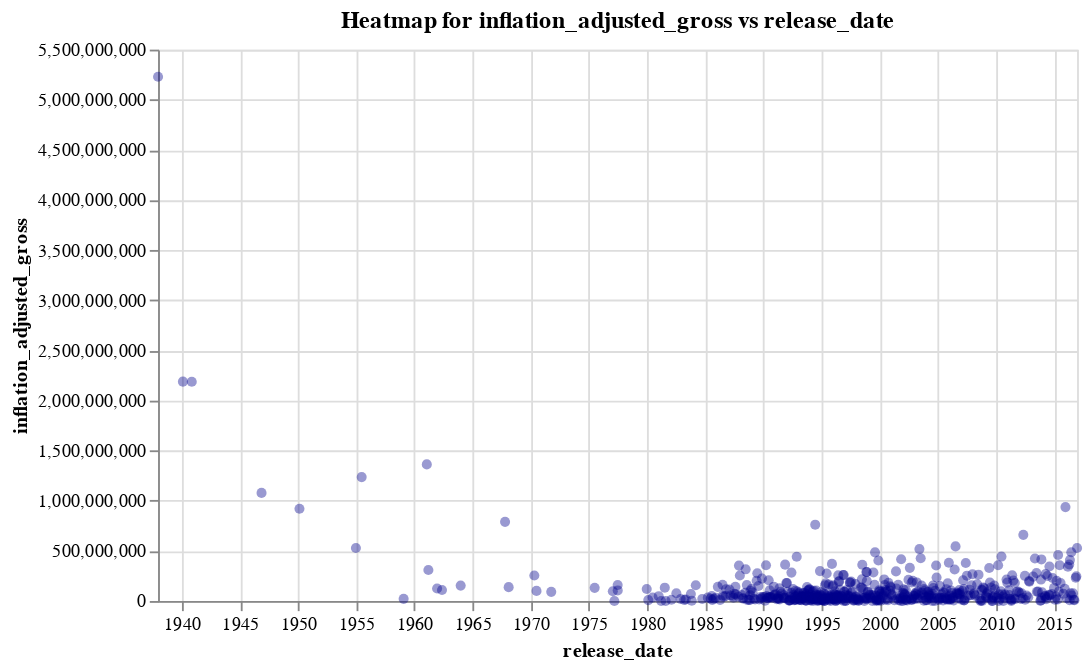

The notebook cell this image was saved under:
### Code cell
inflation_adjusted_gross_scatter = (
    alt.Chart(movies_df, width=500, height=300)
    .mark_circle(color="Darkblue", opacity=0.4)
    .encode(x="release_date", y="inflation_adjusted_gross")
).properties(title="Heatmap for inflation_adjusted_gross vs release_date")
inflation_adjusted_gross_scatter

### Figure 1 — Vega-Lite specification as saved in the notebook (floating-point values rounded to 4 significant figures; data arrays with more than 128 entries replaced by an {"elided": "..."} marker saying what was removed)
{"config": {"view": {"continuousWidth": 300, "continuousHeight": 300}}, "data": {"name": "data-69e4a8fcfca19a51aaeabaae0ef79aca"}, "mark": {"type": "circle", "color": "Darkblue", "opacity": 0.4}, "encoding": {"x": {"field": "release_date", "type": "temporal"}, "y": {"field": "inflation_adjusted_gross", "type": "quantitative"}}, "height": 300, "title": "Heatmap for inflation_adjusted_gross vs release_date", "width": 500, "$schema": "https://vega.github.io/schema/vega-lite/v5.20.1.json", "datasets": {"data-69e4a8fcfca19a51aaeabaae0ef79aca": {"elided": "579 records"}}}
